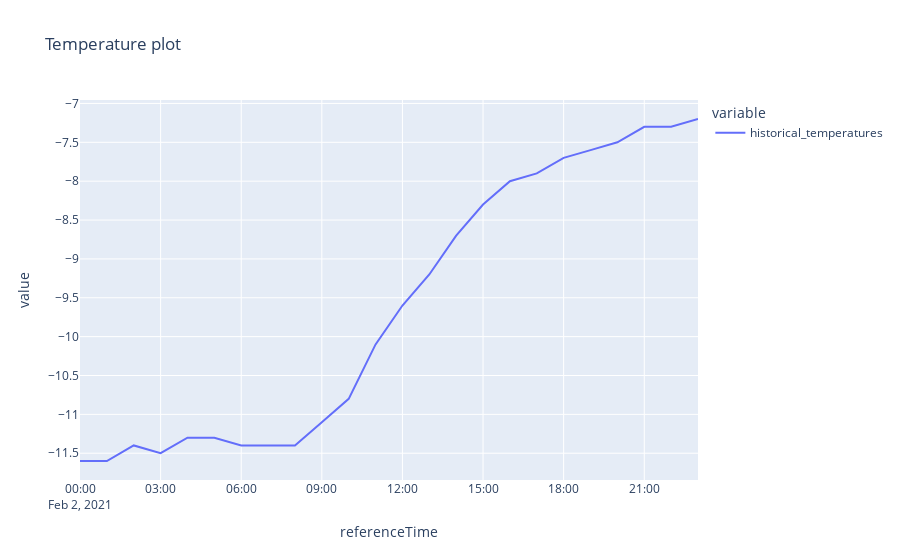

This figure's notebook cell:
### Code cell
#Plotting the temperatures

fig = px.line(df_test, title='Temperature plot')

# Show the plot
fig.show()

### Figure 1 — Plotly figure (JSON) as saved in the notebook; plotly's stock layout.template omitted (floating-point values rounded to 4 significant figures)
{"data": [{"hovertemplate": "variable=historical_temperatures<br>referenceTime=%{x}<br>value=%{y}<extra></extra>", "legendgroup": "historical_temperatures", "line": {"color": "#636efa", "dash": "solid"}, "marker": {"symbol": "circle"}, "mode": "lines", "name": "historical_temperatures", "orientation": "v", "showlegend": true, "type": "scatter", "x": ["2021-02-02T00:00:00+00:00", "2021-02-02T01:00:00+00:00", "2021-02-02T02:00:00+00:00", "2021-02-02T03:00:00+00:00", "2021-02-02T04:00:00+00:00", "2021-02-02T05:00:00+00:00", "2021-02-02T06:00:00+00:00", "2021-02-02T07:00:00+00:00", "2021-02-02T08:00:00+00:00", "2021-02-02T09:00:00+00:00", "2021-02-02T10:00:00+00:00", "2021-02-02T11:00:00+00:00", "2021-02-02T12:00:00+00:00", "2021-02-02T13:00:00+00:00", "2021-02-02T14:00:00+00:00", "2021-02-02T15:00:00+00:00", "2021-02-02T16:00:00+00:00", "2021-02-02T17:00:00+00:00", "2021-02-02T18:00:00+00:00", "2021-02-02T19:00:00+00:00", "2021-02-02T20:00:00+00:00", "2021-02-02T21:00:00+00:00", "2021-02-02T22:00:00+00:00", "2021-02-02T23:00:00+00:00"], "xaxis": "x", "y": [-11.6, -11.6, -11.4, -11.5, -11.3, -11.3, -11.4, -11.4, -11.4, -11.1, -10.8, -10.1, -9.6, -9.2, -8.7, -8.3, -8, -7.9, -7.7, -7.6, -7.5, -7.3, -7.3, -7.2], "yaxis": "y"}], "layout": {"legend": {"title": {"text": "variable"}, "tracegroupgap": 0}, "title": {"text": "Temperature plot"}, "xaxis": {"anchor": "y", "domain": [0, 1], "title": {"text": "referenceTime"}}, "yaxis": {"anchor": "x", "domain": [0, 1], "title": {"text": "value"}}}}
